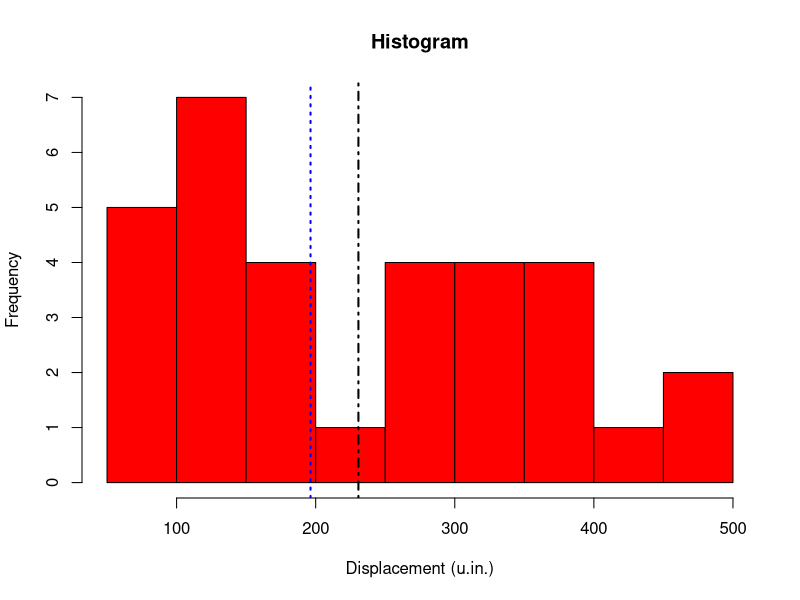
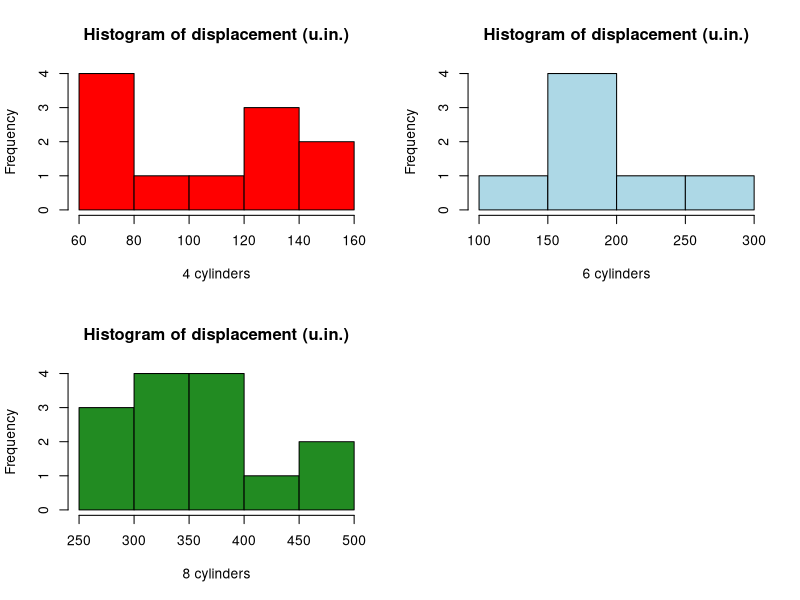
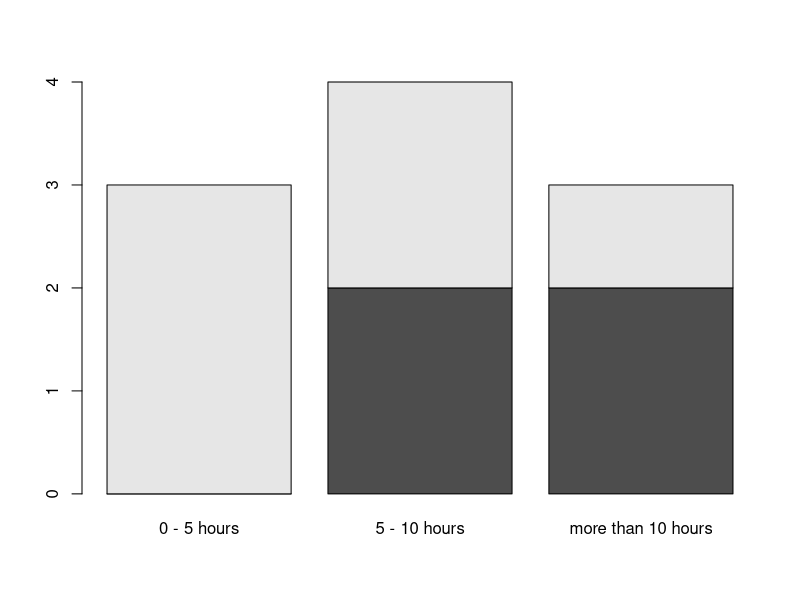
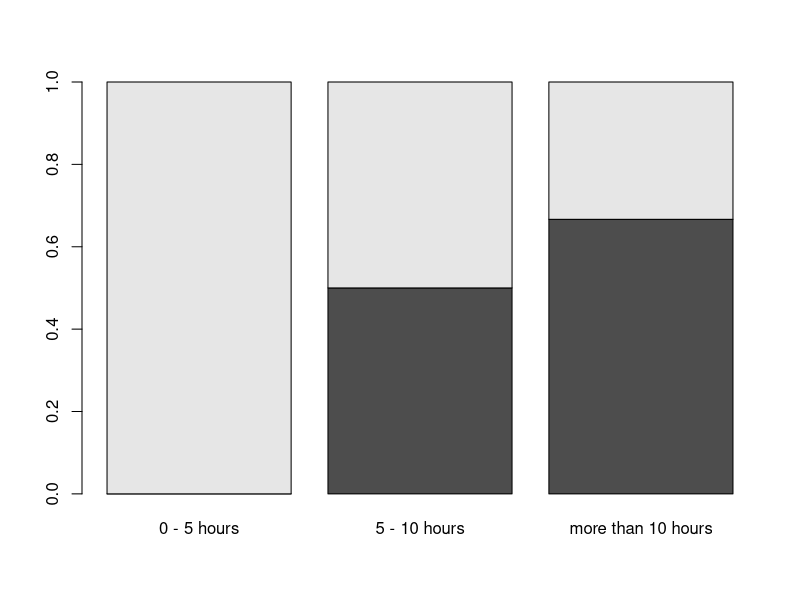
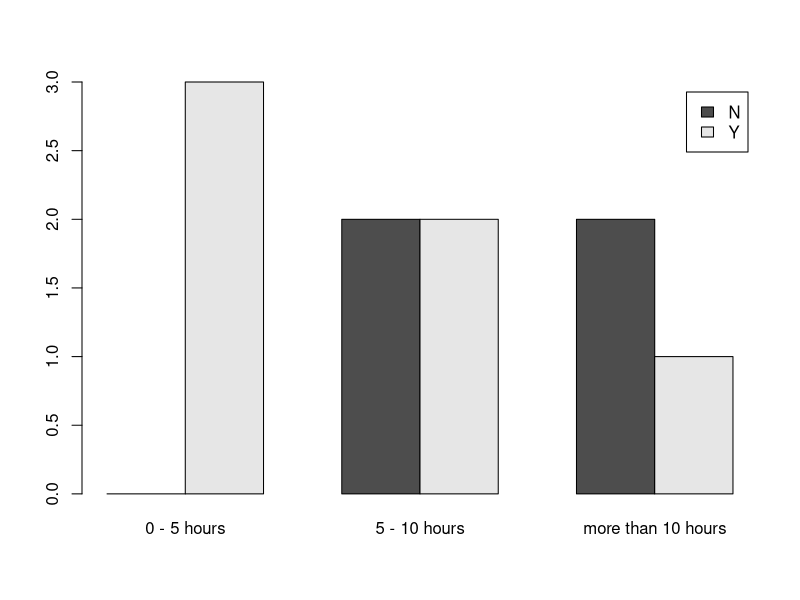
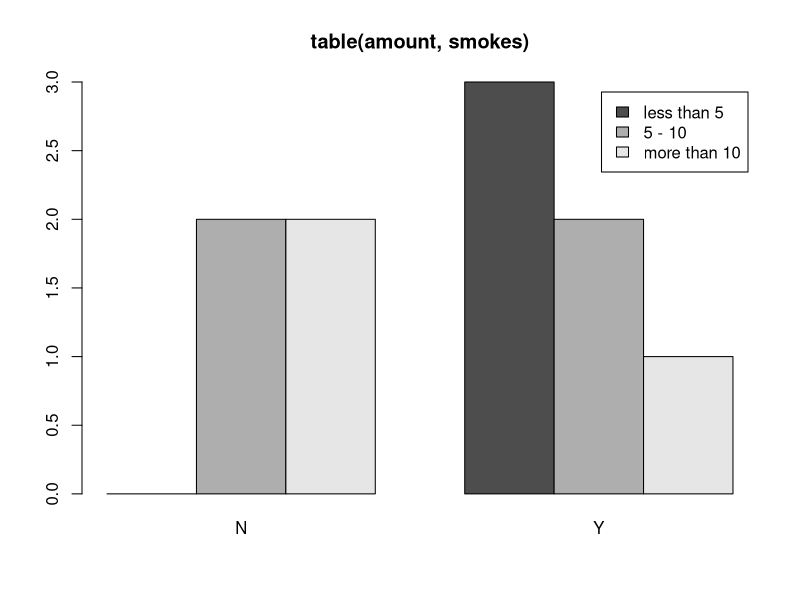
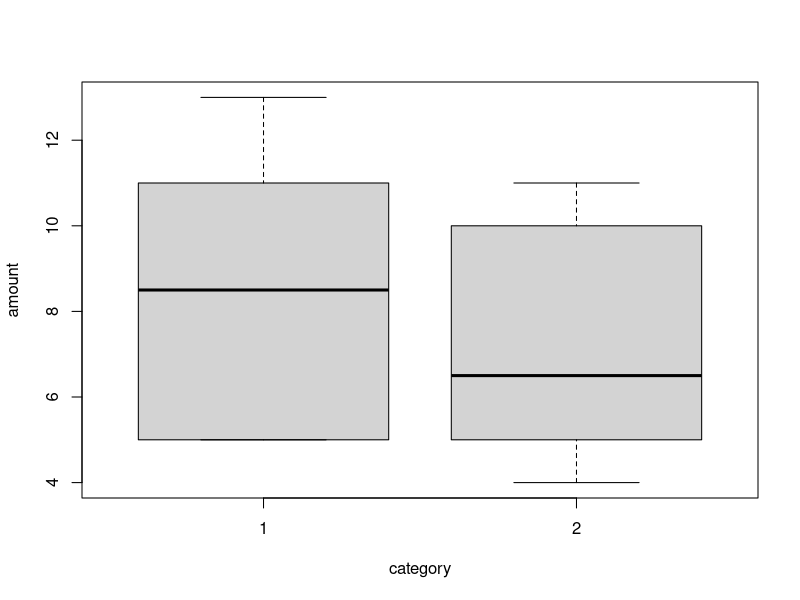
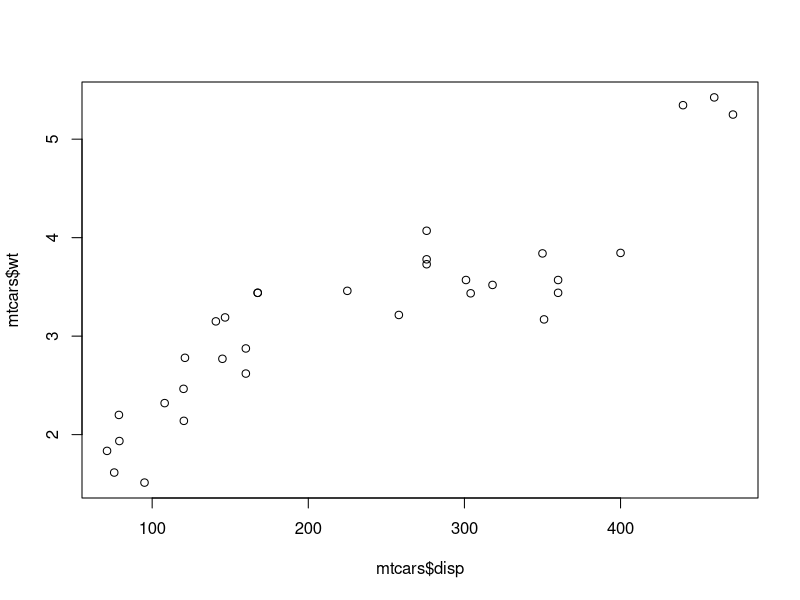

Generate these figures, in order, with R:
#           N-мерни променливи и изследване на връзките между тях


#       Какво предсталяват "n"-мерните данни? 
#       Едномерните данни, това са масиви/листа от обекти (числа, стрингове, дати, друг тип обекти).
#   При двумерните данни имаме колекция от едномерни данни. Тоест, представянето е във формата на 
#   матрици, data frame-ове или друга подобна структура, при която най-често по редове са представени
#   примерите/елементите, а по колони техните признаци (променливите).

#       Пример за многомерни данни е
data("mtcars")
head(mtcars)


#       Нека да изследваме обема на двигателя за въпроснтие коли. Първо ще построим хистограма
hist(x = mtcars$disp, col = "red", xlab = "Displacement (u.in.)", main = "Histogram")
summary(mtcars$disp)
sd(mtcars$disp)

abline(v = mean(mtcars$disp), lwd = 2, lty = 4)
abline(v = median(mtcars$disp), lwd = 2, lty = 3, col = "blue")
#       От хистограмата се вижда, че имаме два пика. Тоест, разпределението на променливата е
#   бимодално. Черната вертикалана прекъсната линия показва къде се намира средната стойност,
#   а синята прекъсната - медината. И в двата случая, малко трудно можем да приемем, че тпва е
#   очакването на разпределението.
#       Нека сега да проверим, какво би станало, ако групираме данните по броя на цилиндрите
disp_cyl4 <- mtcars$disp[which(mtcars$cyl == 4)]
disp_cyl6 <- mtcars$disp[which(mtcars$cyl == 6)]
disp_cyl8 <- mtcars$disp[which(mtcars$cyl == 8)]

par(mfrow = c(2, 2))
hist(x = disp_cyl4, col = "red", xlab = "4 cylinders", main = "Histogram of displacement (u.in.)")
hist(x = disp_cyl6, col = "lightblue", xlab = "6 cylinders", main = "Histogram of displacement (u.in.)")
hist(x = disp_cyl8, col = "forestgreen", xlab = "8 cylinders", main = "Histogram of displacement (u.in.)")
par(mfrow = c(1, 1))


summary(disp_cyl4)
sd(disp_cyl4)

summary(disp_cyl6)
sd(disp_cyl6)

summary(disp_cyl8)
sd(disp_cyl8)

#       За групата на двигетелите, които имат 4 цилиндъра, все още не може да получим добра оценка 
#   за очакването, no за другите две групи - можем, защото имаме по един връх. 
#       Анализирайки зависимостите на една променлива от други променливи, ние успяваме да подобрим 
#   оценките на параметрите, които са ни неогходи. По този начин правим прогнозите си по-точни. 




#               Изследване на двумерни данни

#       1. Категорийни (обясняващи) VS категорийни (зависими)
#   Връзките между тези променливи най-лесно се виждат с помощта на cross таблици и barplot-ове.

#      Пример: Направили сме хипотетично прочуване, което измерва дали студентите, които пушат,
#   учат по-малко.

smokes <- c("Y", "N", "N", "Y", "N", "Y", "Y", "Y", "N", "Y")
amount <- c("0 - 5 hours", "5 - 10 hours", "5 - 10 hours", "more than 10 hours", 
            "more than 10 hours", "0 - 5 hours", "5 - 10 hours", "0 - 5 hours", 
            "more than 10 hours", "5 - 10 hours")
table(amount, smokes)
#       Данните показват, че пушачите учат по-малко от непушачите. Нека да разгледаме резулатите
#   не като честоти, а като проценти. За целта изпозлвае командата

prop.table(x = table(amount, smokes))
#   Показва ни в коя група, колко процента от данните попадат.

prop.table(x = table(amount, smokes), margin = 1)
#   Параметърът "margin" задава как желаем да изчисляваме процентите - по редове или по колони.
#   От данните виждаме, че имаме нарастване в процента на непушещите студентите, спрямо броя на
#   часовете, които отделят за учене.

#   Сега ще разгледаме графичното представяне на данните.
barplot(table(smokes, amount))
#       Малко трудно бихме видяли разликите, освен ако не са фрапиращи. 
#       В долния код ще се опитаме да нормализираме стойностите като използваме процентните 
#   съотношения. При този подход, ясно се вижда превъзходствата на едни признаци в една група,
#   спрямо друга.
barplot(prop.table(x = table(smokes, amount), margin = 2))


#       Друг подход е описаният по-долу
barplot(table(smokes, amount), beside = TRUE, legend.text = T)
#      При този подход съще лесно се забелязват разликите в отделните групи. В сегашния barplot
#   сме задали и легенда

#       Освен че можем да изведем легенда на графиката (legend.text = TRUE), то можем и да я
#   попълним със стойности, които ни трябват. Попълването е показано в примера по-долу.
barplot(table(amount, smokes), main = "table(amount, smokes)", beside = TRUE,
        legend.text = c("less than 5", "5 - 10", "more than 10"))



#       2. Категорийни (обясняващи) VS числови (зависими)
#      Когато имаме такава конфигурация при връзките, то най-удачно е да използваме One-way ANOVA
#   и t-test или техните непараемтрични еквиваленти. Тези анализи ще ги учим по-нататък в курса 
#   по статистика. Ако искаме да ги изследваме графично, удачно решение е boxplot графиките.

amount <- c(5, 5, 5, 13, 7, 11, 11, 9, 8, 9, 11, 8, 4, 5, 9, 5, 10, 5, 4, 10)
category <- c(1, 1, 1, 1, 1, 1, 1, 1, 1, 1, 2, 2, 2, 2, 2, 2, 2, 2, 2, 2)
tt <- boxplot(amount ~ category)
#      Както се вижда, лесно могат да се сравнят двете категории. Средната дебела линия във всяки
#   един boxplot е медианата, страните на правоъгълника са 1 и 3-ти квартил, а дължината на опашките
#   са минималната и максималните стойности, като са изключени потенциалните outlier-и.
#       Тоест интерпретацията на тази графика е, че стойнсотите на първата група като цяло са 
#   по-големи защото и медианата и третия квартил за първата група са по-големи от тези на втората.
#   Отделно, минималната стойност и първия квартил за първата група съвпадат ( = 5), докато минималната 
#   стойност на втората група е 4.



#       3. Числови (обясняващи) VS категорийни (зависими)
#   Този случай на връзка е сходен с горния. Затова тук също можем да използваме One-way ANOVA или 
#   t-test, непараметричните им екваваленти и boxplot-ове. Също така можем да използваме и 
#   логистичната регресия. 

#   Този тип връзка ще бъде обяснена по-нататък



#       4. Числови (обясняващи) VS числови (зависими)
#       Това е може би групата, за която съществуват най-много похвати за анализи. Променливите от 
#   числов тип могат да бъдат превърнати в категорийни и следователно за тях важат горнтие типове
#   анализи. Това, разбира се, би довело до загуба на информация, но в определени случаи е по-подходящо
#   заради по-голямата стабилност на моделите.
#       Похватите, които са характерни за изследването на този тип връзки са най-често корелационен 
#   анализ и регресионен анализ, както и dotplot (графично представяне на връзката).
#       Почти винаги изследването на този тип връзка следва последователността dotplot, корелационен
#   анализ и регресионен анализ.


#       Да разгледаме пример от данните "mtcars". Интересуват ни променливите disp (обем на двигателя)
#   и wt (тегло)
plot(mtcars$disp, mtcars$wt)
#       От графиката се вижда, че съществува положителна линейан връзка. Тоест с нарастване на обема
#   на двигателя, нараства и теглото на автомобила. Следователно, можем да използваме линеен модел,
#   за да моделираме връзката.




#   ИНФОРМАЦИЯ, КОЯТО НЯМА ДА Я ИМА НА ИЗПИТА/КОНТРОЛНИТЕ

#       Преди да продължим с корелационния и регресионния анализ, нека да разгледаме друг пример. Този
#   път данните ще бъдат симулирани. И връзката няма да бъде линейна, а кубична.

set.seed(4455)
x <- runif(1000, -3, 3)
y <- x^3 - 3 + rnorm(length(x), sd = 2)
plot(x, y)
#       Както се вижда от графиката, този тип връзка не прилича на линейна. Но чрез подходяща трансформация,
#   връзката може да се представи като линейна. Например, ако създадем нова променлива
x3 <- x^3
#   Тогава, новата променлива x3 е в линейна зависимост с променливата y
par(mfrow = c(1, 2))
plot(x, y)
plot(x3, y)
par(mfrow = c(1, 1))





#           Корелационен анализ
#       Корелационният анализ измерва силата на линейна връзка между две променливи. Коефициентът на 
#   корелация (rho) принадлежи на интервала [-1, 1]. Силата на връзката се определя от абсолютната 
#   стойност на rho. Въпреки, че силата на връзката с субективна, все пак можем да определим някакви 
#   нива.


N <- 1000
#       abs(rho) = 1 - Детерминистична връзка (y = f(x)). За една стойност на x имаме точно една  
#   единствена стойност на y
set.seed(3654)
x1 <- runif(N)
y1 <- 3*x1 + 4
rho1 <- round(cor(x1, y1), 3)


#       0.9 <= abs(rho) < 1 - Много силна корелация на между x иy
set.seed(3654)
x2 <- runif(N)
y2 <- 3*x2+ 4 + rnorm(N, sd = 0.2)
rho2 <- round(cor(x2, y2), 3)


#       0.75 <= abs(rho) < 0.9 - Силна корелация на между x и y
set.seed(3654)
x3 <- runif(N)
y3 <- -3*x3 + 4 + rnorm(N, sd = 0.5)
rho3 <- round(cor(x3, y3), 3)



#       0.5 <= abs(rho) < 0.75 - Средна корелация на между x и y
set.seed(3654)
x4 <- runif(N)
y4 <- -3*x4 + 4 + 1*rnorm(N)
rho4 <- round(cor(x4, y4), 3)



#       0 <= abs(rho) < 0.5 - Слаба корелация на между x и y
set.seed(3654)
x5 <- runif(N)
y5 <- 3*x5 + 4 + 3*rnorm(N)
rho5 <- round(cor(x5, y5), 3)

par(mfrow = c(2, 3))
plot(x1, y1, main = paste("rho:", rho1))
abline(a = 4, b = 3, col = "red", lwd = 2)
plot(x2, y2, main = paste("rho:", rho2))
abline(a = 4, b = 3, col = "red", lwd = 2)
plot(x3, y3, main = paste("rho:", rho3))
abline(a = 4, b = -3, col = "red", lwd = 2)
plot(x4, y4, main = paste("rho:", rho4))
abline(a = 4, b = -3, col = "red", lwd = 2)
plot(x5, y5, main = paste("rho:", rho5))
abline(a = 4, b = 3, col = "red", lwd = 2)
par(mfrow = c(1, 1))

#       От графиките се вижда, че колко по-разпръснати са наблюденията около правата, 
#   толкова корелацията намалява

#       Командата за корелация е cor. С командата може да се изследват както връзките
#   между две променливи, така и връзките между N-мерни ЧИСЛОВИ данни.

#   Формулата за коралация ще я опишем с примера по-долу
X <- x3;    Y <- y3


X_mean <- mean(X);  Y_mean <- mean(Y)
XY <- (X - X_mean)*(Y - Y_mean)
XX <- (X - X_mean)^2;   YY <- (Y - Y_mean)^2
sum(XY)/sqrt(sum(XX)*sum(YY))   #   Стойността на корелацията


cor(x3, y3)


cor(mtcars$mpg, y = mtcars$hp)  
#       Връща ни само едно число - корелацията между двете променливи




cor(mtcars[, c("mpg", "disp", "hp", "drat", "wt", "qsec")])
#       Връща СИМЕТРИЧНА матрица (A[i, j] == A[j, i]) с корелациите между отделните 
#   променливи.
#       Интересно е, че, по главния диагонал, всички стойности са единици. Това е
#   следствие от формулата



#       Съществуват три основни вида корелации - Pearson, Spearman и Kendall. Първата
#   корелация е параметрична оценка на връзката между две променливи, докато останалите
#   две - непараметрични.
#       Тоест корелацията на Pearson е по-точна, но е неустойчива при наличието на outlier-и
#       Останалите две корелации са по-стабилни и не толкова точни.

#       Най-лесно това ще го демонстрираме с примера по-долу
set.seed(4413)
x <- sort(rnorm(200, mean = 2))
y <- x + sqrt(1 - 0.8^2)*rnorm(length(x))
plot(x, y, main = paste("Pearson's rho:", round(cor(x, y), 2))) #   корелацията е 0.85

#   Нека обаче да добавим няколко outlier-а
x1 <- c(x, 3.4, 3, 3.8, 3.5, 4, 4.1)
y1 <- c(y, 17, 18.5, 19.2, 19, 20, 22)
plot(x1, y1) 
abline(lm(y ~ x), col = "forestgreen", lwd = 2, lty = 4)
abline(lm(y1 ~ x1), col = "darkred", lwd = 2, lty = 3)
text(x = 0.5, y = 18, labels = paste0("Pearson's rho:", round(cor(x1, y1), 2)))
text(x = 0.5, y = 17, labels = paste0("Spearman's rho: ", round(cor(x1, y1, method = "spearman"), 2)))

